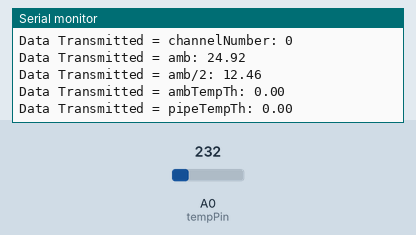
A sketch run on a simulated Arduino Uno, built with avr-gcc and run on an emulated ATmega328P. On the bench: the last lines printed to the serial monitor. Inputs (shaded band) come from the test bench; at power-on: A0 (tempPin) = 232. No radio packets arrive unless stated.

Above: at 3.2 s.
3.3 s: A0 (tempPin) set to 195
At 3.3 s:
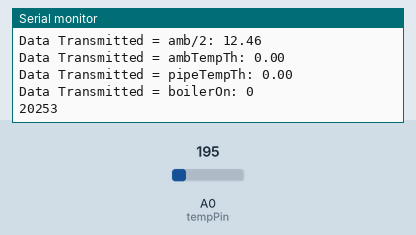
7.8 s: A0 (tempPin) set to 169
At 8.7 s:
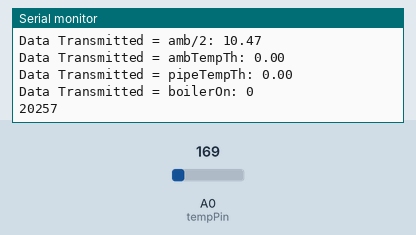
Timing chart, 0 to 10.8 s (numbered marks = the images above; inputs shaded):
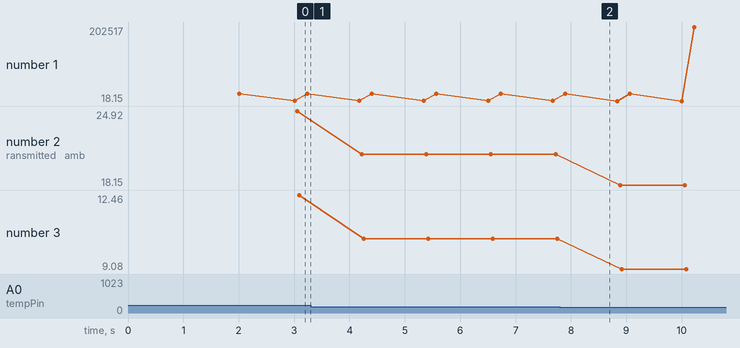

Measured:
- plotted number 1: 20253 → 20.95 after the input at 3.3 s, 20.95 → 18.15 after the input at 7.8 s
- plotted number 2: 24.92 → 20.95 after the input at 3.3 s, 20.95 → 18.15 after the input at 7.8 s
- plotted number 3: 12.46 → 10.47 after the input at 3.3 s, 10.47 → 9.08 after the input at 7.8 s

The sketch:

WirelessTx.ino
```cpp
/* YourDuinoStarter Example: Simple nRF24L01 Transmit
- WHAT IT DOES: Transmits simple fixed data with nRF24L01 radio
- SEE the comments after "//" on each line below
Start with radios about 4 feet apart.
- SEE the comments after "//" on each line below
- CONNECTIONS: nRF24L01 Modules See:
http://arduino-info.wikispaces.com/Nrf24L01-2.4GHz-HowTo
Uses the RF24 Library by TMRH2o here:
https://github.com/TMRh20/RF24
1 - GND
2 - VCC 3.3V !!! NOT 5V
3 - CE to Arduino pin 7
4 - CSN to Arduino pin 8
5 - SCK to Arduino pin 13
6 - MOSI to Arduino pin 11
7 - MISO to Arduino pin 12
8 - UNUSED

  From Top Side (xtal at bottom): Pinout
  1 2	GND	VCC
  3 4	CE	CSN
  5 6	SCK	MOSI
  7 8	MISO	IRQ

V1.02 02/06/2016
Questions: terry@yourduino.com */

/*-----( Import needed libraries )-----*/
#include <SPI.h>   // Comes with Arduino IDE
#include "RF24.h"  // Download and Install (See above)
#include <TimeLib.h>
#include <TimeAlarms.h>
AlarmId id;
/*-----( Declare Constants and Pin Numbers )-----*/
//None yet
/*-----( Declare objects )-----*/
// (Create an instance of a radio, specifying the CE and CS pins. )
RF24 myRadio(7, 8); // "myRadio" is the identifier you will use in following methods
					/*-----( Declare Variables )-----*/
byte 	addresses[][6] = { "1Node" "2Node" }; // Create address for 1 pipe.
float 	tempC;
int 	reading;
int 	tempPin = 0;
unsigned long startTime = 0;
bool 	boilerOn;
unsigned long loopTime = 0;

struct payload_t {
  int  	channelNumber;
  float tempC;
  float pipeTempC;
  float ambTempTh;
  float pipeTempTh;
  bool 	boilerOn;
};

void setup()   /****** SETUP: RUNS ONCE ******/
{

	setTime(20,25,0,3,31,2018);
	Alarm.timerRepeat(20,RepeatEvery20Seconds);
	Alarm.timerRepeat(60,RepeatEvery60Seconds);
	Alarm.timerRepeat(30,RepeatEvery30Seconds);
	//For the LM35 Temperature sensor, use more of the ADC range
	//This sensor is used as it seems simpler to stick it to the water pipe
	analogReference(INTERNAL);
	// Use the serial Monitor (Symbol on far right). Set speed to 115200 (Bottom Right)
	Serial.begin(9600);
	delay(1000);
	Serial.println(F("RF24/Simple Transmit data Test"));
	Serial.println(F("Questions: terry@yourduino.com"));
	myRadio.begin();  // Start up the physical nRF24L01 Radio
	myRadio.setChannel(108);  // Above most Wifi Channels
							  // Set the PA Level low to prevent power supply related issues since this is a
							  // getting_started sketch, and the likelihood of close proximity of the devices. RF24_PA_MAX is default.
	//myRadio.setPALevel(RF24_PA_MIN);
	myRadio.setPALevel(RF24_PA_MAX);  // Uncomment for more power
    myRadio.setDataRate(RF24_250KBPS); // Fast enough.. Better range
	myRadio.openWritingPipe(addresses[0]); // Use the first entry in array 'addresses' (Only 1 right now)
	startTime = millis();
	delay(1000);
}//--(end setup )---

unsigned long prevMilliTime = 0;
unsigned long milliTime = 0;
unsigned long diff = 0;
int interval1Sec = 1000;
int ilterval5Sec = 5000;
int ambTempTh, pipeTempTh;

void digitalClockDisplay() {
	Serial.print(hour());
	Serial.print(minute());
	Serial.print(second());
	Serial.println();
}
void RepeatEvery60Seconds() {
		ambTempTh = 1;
		pipeTempTh = 5;
		boilerOn = true;
		Serial.println("60 Seconds!: ");
}
void RepeatEvery30Seconds() {
		ambTempTh = -10;
		pipeTempTh = -15;
		boilerOn = false;
		Serial.println("30 Seconds!");
}
void RepeatEvery20Seconds() {
		ambTempTh = 10;
		pipeTempTh = 15;
		boilerOn = false;
		Serial.println("20 Seconds ");
}
void loop()   /****** LOOP: RUNS CONSTANTLY ******/
{
	digitalClockDisplay();
	Alarm.delay(1000); //wait one second b/n display
	unsigned long progTime = 0;

	//TempSense
	reading = analogRead(tempPin);
	tempC = reading / 9.31;
	Serial.println(tempC);
	payload_t payload = {0,tempC, tempC/2,ambTempTh,pipeTempTh,boilerOn};
	myRadio.write(&payload, sizeof(payload)); //  Transmit the data

	//Wireless Tx
	Serial.println();
	Serial.println("Data Transmitted = channelNumber: " + String(payload.channelNumber));
	Serial.println("Data Transmitted = amb: " + String(payload.tempC));
	Serial.println("Data Transmitted = amb/2: " + String(payload.tempC/2));
	Serial.println("Data Transmitted = ambTempTh: " + String(payload.ambTempTh));
	Serial.println("Data Transmitted = pipeTempTh: " + String(payload.pipeTempTh));
	Serial.println("Data Transmitted = boilerOn: " + String(payload.boilerOn));
	Serial.println();
} //--(end main loop )---
```
